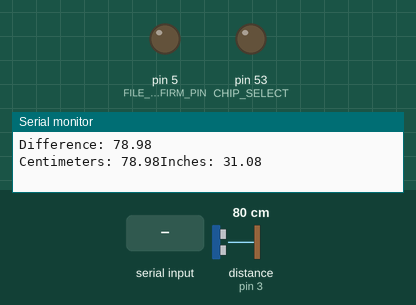
Recording of a sketch running on a simulated Arduino Mega 2560, built with avr-gcc and run on an emulated ATmega2560. Shown: output pins drawn as LEDs (lit = HIGH), the last lines printed to the serial monitor. Wiring (inferred from the names in the program): ultrasonic range finder: trigger pin 4; echo pin 3. Inputs (shaded band) come from the test bench; at power-on: distance to the obstacle (sensor on pin 3) 80 cm. The echo pulse lasts 58.3 µs per cm; storage starts empty; pins used as bus, display or sensor lines are not drawn.

Above: at 1.2 s.
1.3 s: "r" received over Serial
At 3.7 s:
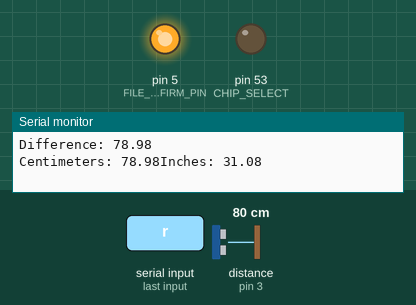
3.8 s: "p" received over Serial
6.3 s: "z" received over Serial
Timing chart, 0 to 9.3 s (numbered marks = the images above; inputs shaded):
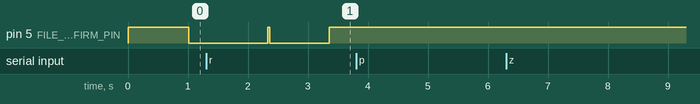

Measured:
- after the input at 1.3 s, pin 5 (FILE_CONFIRM_PIN): LOW → HIGH after 1.0 s instead of 0.70 s

The sketch:

MotionDetector.ino
```cpp
//http://www.micropik.com/PDF/HCSR04.pdf
///Sonar pin
#define TRIG_PIN   4
#define ECHO_PIN   3
#define BAUD_RATE  115200
#define READ_DELAY 990

#define MS_PER_CM  29.411
#define MS_PER_M   2941.17
#define MS_PER_IN  74.746

//print the distance when variance is more than 5 cm
#define THRESHOLD  3*MS_PER_CM*2

#define LOG_FILE "motion.txt"

#include <SPI.h>
#include <SD.h>
/*
 The circuit:
 * analog sensors on analog ins 0, 1, and 2
 * SD card attached to SPI bus as follows:
 ** MOSI - pin 11 - Mega 51
 ** MISO - pin 12 - Mega 50
 ** CLK - pin 13  - Mega 52
 ** CS - pin 4    - Mega 53
*/
#define FILE_CONFIRM_PIN 5

/*
 On the Ethernet Shield, CS is pin 4. Note that even if it's not
 used as the CS pin, the hardware CS pin (10 on most Arduino boards,
 53 on the Mega) must be left as an output or the SD library
 functions will not work. */
#define CHIP_SELECT 53


double tempMS, lastMS, diffMS;

unsigned long timeCounter = 0;

//////////////////////// ULTRASONIC FUNCTIONS ////////////////////////////////
const int kMicroSec = 0, kCentiMeters = 1, kMeters = 2, kInches = 3;

/* Send low-high-low pulse to activate the trigger pulse of the sensor */
void triggerSignal(){
  digitalWrite(TRIG_PIN, LOW); // Send low pulse
  delayMicroseconds(2); // Wait for 2 microseconds
  digitalWrite(TRIG_PIN, HIGH); // Send high pulse
  delayMicroseconds(10); // Wait for 10 microseconds
  digitalWrite(TRIG_PIN, LOW); // Holdoff
}

double msToInches(double microseconds){
  // According to Parallax's datasheet for the PING))), there are
  // 73.746 microseconds per inch (i.e. sound travels at 1130 feet per
  // second).  This gives the distance travelled by the ping, outbound
  // and return, so we divide by 2 to get the distance of the obstacle.
  // See: http://www.parallax.com/dl/docs/prod/acc/28015-PING-v1.3.pdf
  return microseconds/= (MS_PER_IN * 2);
}

double msToCm(double microseconds){
  // The speed of sound is 340 m/s or 29.41 microseconds per centimeters.
  // The ping travels out and back, so to find the distance of the
  // object we take half of the distance travelled.
  return microseconds/= (MS_PER_CM * 2);
}

/* Derived convertions*/
double msToM(double microseconds){
  return microseconds/= (MS_PER_M * 2);
}

double getSonarDistance(int type){//true if in CM, false Inches
 double  timecount = 0; // Echo counter
 triggerSignal();
 /* waits to assigned pin to be HIGH, then counts microsecounds until pin is LOW*/
 timecount = pulseIn(ECHO_PIN, HIGH);
  switch(type){
    case kMicroSec:   return timecount;
    case kCentiMeters:   return msToCm(timecount);
    case kMeters:        return msToM(timecount);
    case kInches:  return msToInches(timecount);
    default: return timecount;
  }
  return timecount;
}


//////////////////////// SD CARD FUNCTIONS //////////////////////////////
File logFile;

boolean openFile(){
  logFile = SD.open(LOG_FILE, FILE_WRITE);
  return logFile;
}

boolean closeFile(){
  if (logFile){
    logFile.close();
    return true;
  }
  return false;
}

void printSdInfo(){
  Sd2Card card;
  SdVolume volume;
  SdFile root;

  // we'll use the initialization code from the utility libraries
  // since we're just testing if the card is working!
  if (!card.init(SPI_HALF_SPEED, CHIP_SELECT)) {
    Serial.println("initialization failed. Things to check:\n* is a card is inserted?");
    Serial.println("* Is your wiring correct?\n* did you change the chipSelect pin to match your shield or module?");
    return;
  } else {
   Serial.println("Wiring is correct and a card is present.");
  }

  Serial.print("\nCard type: ");
  switch(card.type()) {// print the type of card
    case SD_CARD_TYPE_SD1:
      Serial.println("SD1");
      break;
    case SD_CARD_TYPE_SD2:
      Serial.println("SD2");
      break;
    case SD_CARD_TYPE_SDHC:
      Serial.println("SDHC");
      break;
    default:
      Serial.println("Unknown");
  }

  // Now we will try to open the 'volume'/'partition' - it should be FAT16 or FAT32
  if (!volume.init(card)) {
    Serial.println("Could not find FAT16/FAT32 partition.\nMake sure you've formatted the card");
  }

  // print the type and size of the first FAT-type volume
  uint32_t volumesize;
  Serial.print("\nVolume type is FAT");
  Serial.println(volume.fatType(), DEC);
  Serial.println();

  volumesize = volume.blocksPerCluster();    // clusters are collections of blocks
  volumesize *= volume.clusterCount();       // we'll have a lot of clusters
  volumesize *= 512;                            // SD card blocks are always 512 bytes
  Serial.print("Volume size (bytes): ");
  Serial.print(volumesize);
  Serial.print("\tVolume size (Kbytes): ");
  volumesize /= 1024;
  Serial.println(volumesize);
  Serial.print("Volume size (Mbytes): ");
  volumesize /= 1024;
  Serial.print(volumesize);
   Serial.print("\nVolume size (Gbytes): ");
  volumesize /= 1024;
  Serial.println(volumesize);

  Serial.println("\nFiles found on the card (name, date and size in bytes): ");
  root.openRoot(volume);
  root.ls(LS_R | LS_DATE | LS_SIZE);// list all files in the card with date and size
}

void printResults(){
  String outputDiff = "Difference: ";
  String outputCm = "Centimeters: ";
  String outputInches = "Inches: ";

  outputDiff.concat( msToCm(diffMS) );
  outputCm.concat( msToCm(tempMS) );
  outputInches.concat( msToInches(tempMS) );

  Serial.println(outputDiff);
  Serial.print(outputCm);
  Serial.print(outputInches);
  Serial.println();

  if (openFile()){
    logFile.println(outputDiff);
    logFile.print(outputCm);
    logFile.print(outputInches);
    logFile.println();
    closeFile();
    digitalWrite(FILE_CONFIRM_PIN, LOW);
  } else {
//    Serial.print("Error opening: ");
//    Serial.println(LOG_FILE);
  }
}

//////////////////////// MAIN FUNCTIONS //////////////////////////////

void(* resetFunc) (void) = 0;//declare reset function at address 0

void repeater(){
  if(Serial.available()){
    String str = Serial.readString();
    Serial.println(str);
    if (str == "r"){
      Serial.println("Reseting ...");
      delay(25);
      resetFunc();
    } else if (str == "p"){
      Serial.println("Printing SD card info ...");
      printSdInfo();
    } else {
      while(str == "z"){
        repeater();
      }
    }
  }
}

void setup(){
  // make sure that the default chip select pin is set to
  // output, even if you don't use it:
  pinMode(CHIP_SELECT, OUTPUT);
  pinMode(FILE_CONFIRM_PIN, OUTPUT);
  digitalWrite(FILE_CONFIRM_PIN, HIGH);

  //Setup Serial com:
  Serial.begin(BAUD_RATE);
  while(!Serial);

  //Setup SD card:
  Serial.print("Initializing SD card...");
  // see if the card is present and can be initialized:
  if (!SD.begin(CHIP_SELECT)) {
    Serial.println("Card failed, or not present. No data will be logged");
  } else {
    Serial.println("Card initialized.");
  }

  //Setup MotionDetector:
  tempMS = 0;
  lastMS = 0;
  diffMS = 0;
  pinMode(TRIG_PIN, OUTPUT); // Switch signalpin to output
  pinMode(ECHO_PIN, INPUT); // Switch signalpin to input
  Serial.println("Entering to repeater mode, type 'z' to exit or 'r' to reset.");
}

void loop(){
  if( millis() - timeCounter  > READ_DELAY){
    digitalWrite(FILE_CONFIRM_PIN, HIGH); // turn it off if it was on
    tempMS = getSonarDistance(kMicroSec); //get distance in ms
    diffMS = abs(tempMS - lastMS);
    if( diffMS > THRESHOLD ){
      printResults();
      lastMS = tempMS;
    }
    timeCounter = millis();
  }
  repeater();
}
```
